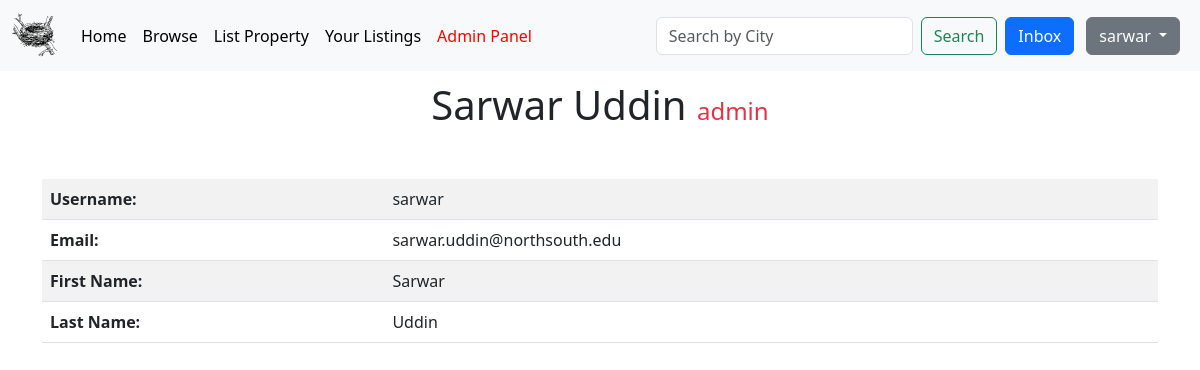
The page /profile.php?username=sarwar (signed in) on the database its author committed.
### tables this page shows
CREATE TABLE `users` (
  `user_id` int(11) NOT NULL,
  `username` varchar(50) NOT NULL,
  `email` varchar(255) NOT NULL,
  `password` varchar(255) NOT NULL,
  `first_name` varchar(50) DEFAULT NULL,
  `last_name` varchar(50) DEFAULT NULL,
  `user_role` enum('tenant','owner','admin') NOT NULL
);

### src/profile.php (called while the page is built, shortened)
<?php
require_once ('../config/connection.php');
if (isset($_GET['username'])) {
    $username = $_GET['username'];
    $sql = "SELECT * FROM users WHERE username = '$username'";
    $result = mysqli_query($conn, $sql);
    if ($result) {
        $user = mysqli_fetch_assoc($result);
    } else {
        echo "Error: Unable to fetch user profile.";
    }
} else {
    echo "Username not provided in the URL.";
    exit();
}
?>

### public/profile.php (the view, shortened to what this page needs)
<?php require_once('../src/profile.php'); ?>
<!DOCTYPE html>
<html lang="en">
<head>
    <link href="https://cdn.jsdelivr.net/npm/bootstrap@5.3.0-alpha3/dist/css/bootstrap.min.css" rel="stylesheet">
</head>
<body>
<?php require_once('../src/inc/navbar.php'); ?>
    <div class="container my-6">
        <h1 class="text-center" style="margin-top: 10px">
            <?php echo $user['first_name'].' '.$user['last_name']; ?>
            <small class="text-danger smaller"><?php echo $user['user_role']; ?></small>
        </h1>
        <table class="table table-striped" style="margin-top: 50px">
            <tbody>
                <tr>
                    <th>Username:</th>
                    <td><?php echo $user['username']; ?></td>
                </tr>
                <tr>
                    <th>Email:</th>
                    <td><?php echo $user['email']; ?></td>
                </tr>
                <tr>
                    <th>First Name:</th>
                    <td><?php echo $user['first_name']; ?></td>
                </tr>
                <tr>
                    <th>Last Name:</th>
                    <td><?php echo $user['last_name']; ?></td>
                </tr>
            </tbody>
        </table>
    </div>
</body>
</html>

### public/profile.php (style rules this page uses)
.smaller { font-size: 0.6em; }

### rows shown on the page
users: first_name "Sarwar", last_name "Uddin", user_role "admin", username "sarwar", email "sarwar.uddin@northsouth.edu"

### other values the page prints
$_SESSION['username'] "sarwar"
